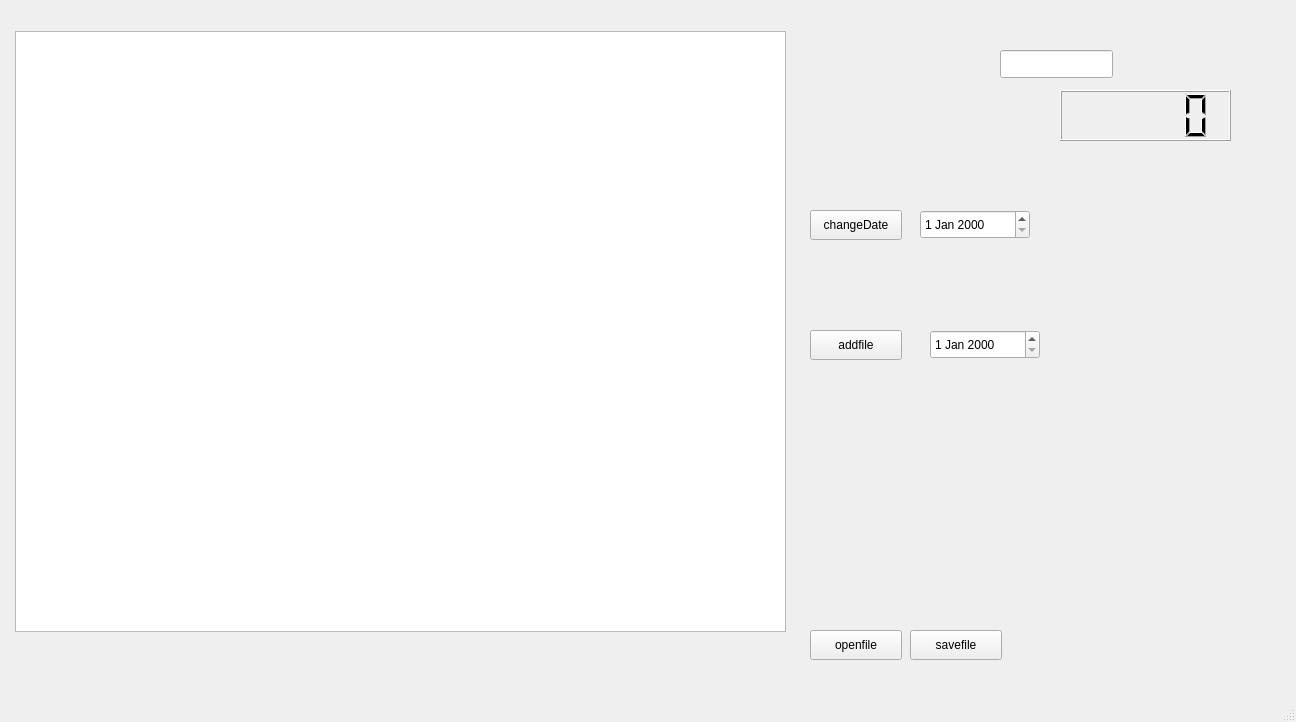
<?xml version="1.0" encoding="UTF-8"?>
<ui version="4.0">
 <class>MainWindow</class>
 <widget class="QMainWindow" name="MainWindow">
  <property name="geometry">
   <rect>
    <x>0</x>
    <y>0</y>
    <width>1296</width>
    <height>722</height>
   </rect>
  </property>
  <property name="windowTitle">
   <string>MainWindow</string>
  </property>
  <widget class="QWidget" name="centralwidget">
   <widget class="QTableWidget" name="table">
    <property name="geometry">
     <rect>
      <x>15</x>
      <y>31</y>
      <width>771</width>
      <height>601</height>
     </rect>
    </property>
   </widget>
   <widget class="QPushButton" name="addDate">
    <property name="geometry">
     <rect>
      <x>810</x>
      <y>330</y>
      <width>92</width>
      <height>30</height>
     </rect>
    </property>
    <property name="text">
     <string>addfile</string>
    </property>
   </widget>
   <widget class="QPushButton" name="openfile">
    <property name="geometry">
     <rect>
      <x>810</x>
      <y>630</y>
      <width>92</width>
      <height>30</height>
     </rect>
    </property>
    <property name="text">
     <string>openfile</string>
    </property>
   </widget>
   <widget class="QPushButton" name="savefile">
    <property name="geometry">
     <rect>
      <x>910</x>
      <y>630</y>
      <width>92</width>
      <height>30</height>
     </rect>
    </property>
    <property name="text">
     <string>savefile</string>
    </property>
   </widget>
   <widget class="QPushButton" name="changeDate">
    <property name="geometry">
     <rect>
      <x>810</x>
      <y>210</y>
      <width>92</width>
      <height>30</height>
     </rect>
    </property>
    <property name="text">
     <string>changeDate</string>
    </property>
   </widget>
   <widget class="QDateEdit" name="DateAddText">
    <property name="geometry">
     <rect>
      <x>930</x>
      <y>330</y>
      <width>110</width>
      <height>29</height>
     </rect>
    </property>
   </widget>
   <widget class="QLCDNumber" name="lcdNumber">
    <property name="geometry">
     <rect>
      <x>1060</x>
      <y>90</y>
      <width>171</width>
      <height>51</height>
     </rect>
    </property>
   </widget>
   <widget class="QLineEdit" name="lineEdit">
    <property name="geometry">
     <rect>
      <x>1000</x>
      <y>50</y>
      <width>113</width>
      <height>28</height>
     </rect>
    </property>
   </widget>
   <widget class="QDateEdit" name="DateChangeText">
    <property name="geometry">
     <rect>
      <x>920</x>
      <y>210</y>
      <width>110</width>
      <height>29</height>
     </rect>
    </property>
   </widget>
  </widget>
  <widget class="QMenuBar" name="menubar">
   <property name="geometry">
    <rect>
     <x>0</x>
     <y>0</y>
     <width>1296</width>
     <height>26</height>
    </rect>
   </property>
  </widget>
  <widget class="QStatusBar" name="statusbar"/>
 </widget>
 <resources/>
 <connections/>
</ui>
